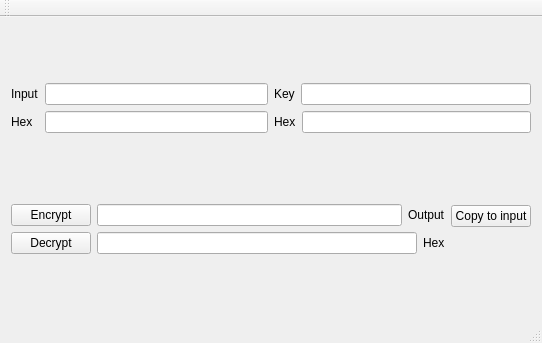
<?xml version="1.0" encoding="UTF-8"?>
<ui version="4.0">
 <class>MainWindow</class>
 <widget class="QMainWindow" name="MainWindow">
  <property name="geometry">
   <rect>
    <x>0</x>
    <y>0</y>
    <width>542</width>
    <height>343</height>
   </rect>
  </property>
  <property name="baseSize">
   <size>
    <width>500</width>
    <height>200</height>
   </size>
  </property>
  <property name="windowTitle">
   <string>MainWindow</string>
  </property>
  <widget class="QWidget" name="centralWidget">
   <layout class="QGridLayout" name="gridLayout">
    <item row="0" column="0">
     <layout class="QVBoxLayout" name="generalLayout">
      <item>
       <layout class="QHBoxLayout" name="horizontalLayout_upper">
        <item>
         <layout class="QVBoxLayout" name="verticalLayout_input">
          <item>
           <layout class="QHBoxLayout" name="horizontalLayout_input">
            <item>
             <widget class="QLabel" name="label_input">
              <property name="text">
               <string>Input</string>
              </property>
             </widget>
            </item>
            <item>
             <widget class="QLineEdit" name="lineEdit_input">
              <property name="clearButtonEnabled">
               <bool>true</bool>
              </property>
             </widget>
            </item>
           </layout>
          </item>
          <item>
           <layout class="QHBoxLayout" name="horizontalLayout_inputHex">
            <item>
             <widget class="QLabel" name="label_inputHex">
              <property name="text">
               <string>Hex  </string>
              </property>
             </widget>
            </item>
            <item>
             <widget class="QLineEdit" name="lineEdit_inputHex">
              <property name="dragEnabled">
               <bool>true</bool>
              </property>
              <property name="readOnly">
               <bool>true</bool>
              </property>
              <property name="clearButtonEnabled">
               <bool>false</bool>
              </property>
             </widget>
            </item>
           </layout>
          </item>
         </layout>
        </item>
        <item>
         <layout class="QVBoxLayout" name="verticalLayout_key">
          <item>
           <layout class="QHBoxLayout" name="horizontalLayout_key">
            <item>
             <widget class="QLabel" name="label_key">
              <property name="text">
               <string>Key</string>
              </property>
             </widget>
            </item>
            <item>
             <widget class="QLineEdit" name="lineEdit_key">
              <property name="clearButtonEnabled">
               <bool>true</bool>
              </property>
             </widget>
            </item>
           </layout>
          </item>
          <item>
           <layout class="QHBoxLayout" name="horizontalLayout_keyHex">
            <item>
             <widget class="QLabel" name="label_keyHex">
              <property name="text">
               <string>Hex</string>
              </property>
             </widget>
            </item>
            <item>
             <widget class="QLineEdit" name="lineEdit_keyHex">
              <property name="dragEnabled">
               <bool>true</bool>
              </property>
              <property name="readOnly">
               <bool>true</bool>
              </property>
             </widget>
            </item>
           </layout>
          </item>
         </layout>
        </item>
       </layout>
      </item>
      <item>
       <spacer name="verticalSpacer_2">
        <property name="orientation">
         <enum>Qt::Vertical</enum>
        </property>
        <property name="sizeType">
         <enum>QSizePolicy::Preferred</enum>
        </property>
        <property name="sizeHint" stdset="0">
         <size>
          <width>0</width>
          <height>10</height>
         </size>
        </property>
       </spacer>
      </item>
      <item>
       <layout class="QHBoxLayout" name="horizontalLayout_center">
        <item>
         <layout class="QVBoxLayout" name="verticalLayout_encDec">
          <item>
           <widget class="QPushButton" name="pushButton_encrypt">
            <property name="text">
             <string>Encrypt</string>
            </property>
           </widget>
          </item>
          <item>
           <widget class="QPushButton" name="pushButton_decrypt">
            <property name="text">
             <string>Decrypt</string>
            </property>
           </widget>
          </item>
         </layout>
        </item>
        <item>
         <layout class="QVBoxLayout" name="verticalLayout_output">
          <item>
           <layout class="QHBoxLayout" name="horizontalLayout_output">
            <item>
             <widget class="QLineEdit" name="lineEdit_output"/>
            </item>
            <item>
             <widget class="QLabel" name="label_output">
              <property name="text">
               <string>Output</string>
              </property>
             </widget>
            </item>
           </layout>
          </item>
          <item>
           <layout class="QHBoxLayout" name="horizontalLayout_outputHex">
            <item>
             <widget class="QLineEdit" name="lineEdit_outputHex"/>
            </item>
            <item>
             <widget class="QLabel" name="label_outputHex">
              <property name="text">
               <string>Hex</string>
              </property>
             </widget>
            </item>
           </layout>
          </item>
         </layout>
        </item>
        <item>
         <layout class="QVBoxLayout" name="verticalLayout_copyToInput">
          <item>
           <widget class="QPushButton" name="pushButton_copyToInput">
            <property name="text">
             <string>Copy to input</string>
            </property>
           </widget>
          </item>
          <item>
           <spacer name="verticalSpacer">
            <property name="orientation">
             <enum>Qt::Vertical</enum>
            </property>
            <property name="sizeType">
             <enum>QSizePolicy::Maximum</enum>
            </property>
            <property name="sizeHint" stdset="0">
             <size>
              <width>0</width>
              <height>25</height>
             </size>
            </property>
           </spacer>
          </item>
         </layout>
        </item>
       </layout>
      </item>
     </layout>
    </item>
   </layout>
  </widget>
  <widget class="QMenuBar" name="menuBar">
   <property name="geometry">
    <rect>
     <x>0</x>
     <y>0</y>
     <width>542</width>
     <height>20</height>
    </rect>
   </property>
  </widget>
  <widget class="QToolBar" name="mainToolBar">
   <attribute name="toolBarArea">
    <enum>TopToolBarArea</enum>
   </attribute>
   <attribute name="toolBarBreak">
    <bool>false</bool>
   </attribute>
  </widget>
  <widget class="QStatusBar" name="statusBar"/>
 </widget>
 <layoutdefault spacing="6" margin="11"/>
 <resources/>
 <connections/>
</ui>
